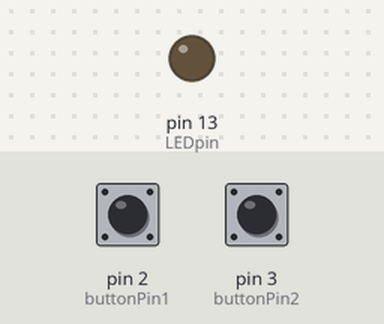
This sketch was run on a simulated Arduino Uno, built with avr-gcc and run on an emulated ATmega328P. Parts: output pins drawn as LEDs (lit = HIGH). Dashed ring = blinking. The test bench sets the inputs (shaded band); at power-on: pin 2 (buttonPin1) LOW, pin 3 (buttonPin2) LOW.

Above: at 2.3 s.
2.4 s: pin 2 (buttonPin1) pulled HIGH for 3.2 s
At 6.7 s:
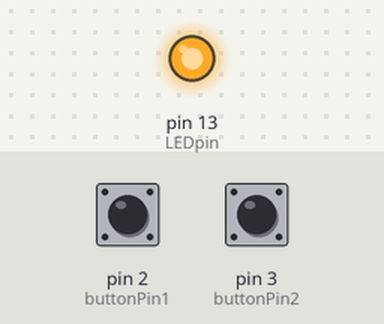
7.1 s: pin 3 (buttonPin2) pulled HIGH for 3.2 s
At 8.4 s:
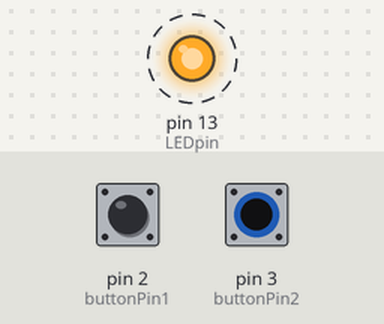
11.8 s: pin 3 (buttonPin2) pulled HIGH for 0.65 s
At 12.9 s:
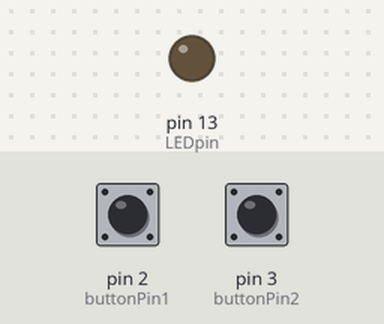
Timing chart, 0 to 14.8 s (numbered marks = the images above; inputs shaded):
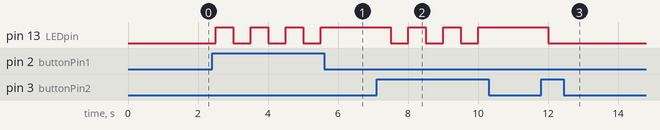

The sketch:

Challenge.ino
```cpp
int buttonPin1 = 2;
int buttonPin2 = 3;
int LEDpin = 13;
int buttonState1 = 0;
int buttonState2 = 0;
bool LEDon = false;

void setup() {
  pinMode(buttonPin1, INPUT);
  pinMode(buttonPin2, INPUT);
  pinMode(LEDpin, OUTPUT);
}

void loop() {
  delay(500);
  buttonState1 = digitalRead(buttonPin1);
  buttonState2 = digitalRead(buttonPin2);
  if (buttonState1 == 1 || buttonState2 == 1){
    if (LEDon == true){
      digitalWrite(LEDpin, LOW);
      LEDon = false;
    } else {
      digitalWrite(LEDpin, HIGH);
      LEDon = true;
    }
  }
}
```

Measured:
- after the input at 2.4 s, pin 13 (LEDpin): alternates HIGH for 0.50 s and LOW for 0.50 s, 7 changes in all, then stays HIGH, starting after 0.10 s
- after the input at 7.1 s, pin 13 (LEDpin): alternates HIGH for 0.50 s and LOW for 0.50 s, 6 changes in all, then stays HIGH, starting after 0.40 s
- after the input at 11.8 s, pin 13 (LEDpin): HIGH → LOW after 0.20 s
